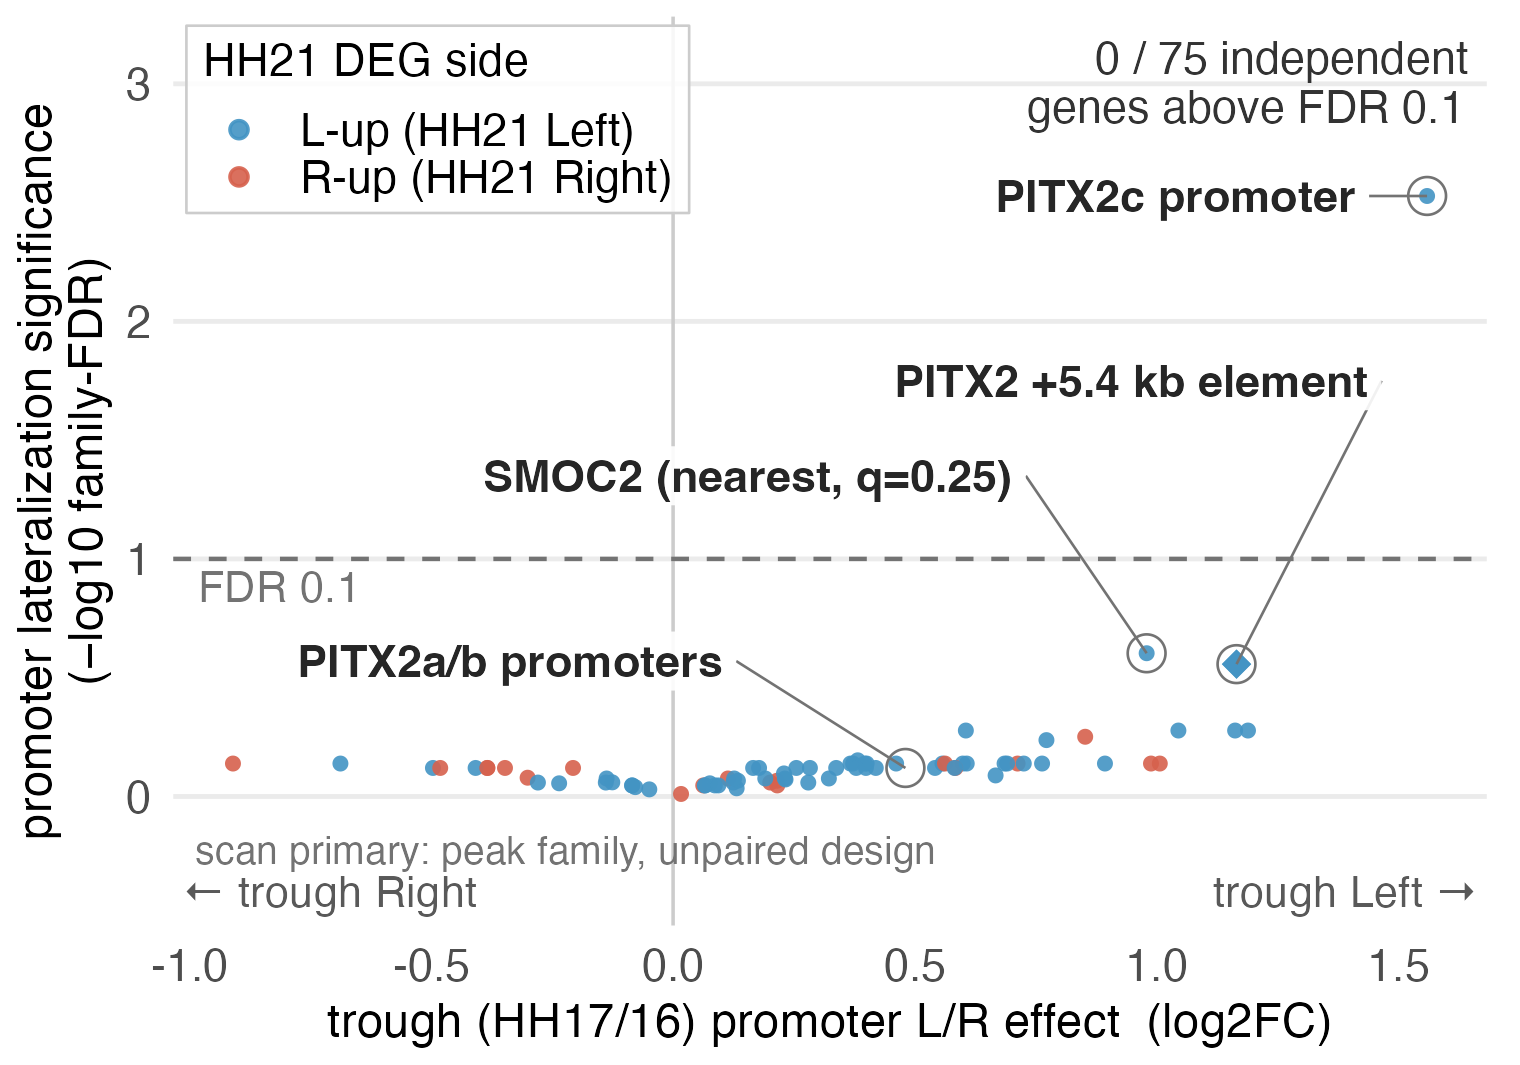

Here is the R script that generated this plot:
#!/usr/bin/env Rscript
# panel_H_cis_memory_specificity.R — figS03 panel H (cis-memory-node specificity).
#
# One volcano (the Ventral_spl HH21 lateral DEGs with a promoter in the union peak set — 79 DEGs /
# 78 testable genes on the 2026-08 seeded relabel, after the 2026-08-22 ±1 kb promoter rescue;
# 67 under the superseded containment-only rule): x = the HH17/16 (trough) promoter L/R effect
# (DESeq2 log2FC of the scan's PRIMARY design; gene = its most significant promoter); y = the
# PRIMARY-family BH-FDR significance (dashed line = FDR 0.1); colour = HH21 DEG side (blue L-up /
# red R-up). The scan writes `padj_primary` / `log2FC_primary` + `primary_family` /
# `primary_design` (default peak family, unpaired) — this panel reads those, so a family/design
# switch in the scan regenerates the panel consistently without edits here. Significance, not magnitude, drives the read. Points are circles except
# the +5.4 kb element (diamond = a flagged PITX2-locus distal reference, not a competitor).
# Full method + caveats: figures/figS03/LEGEND.md entry (H).
#
# No title/subtitle (those live in LEGEND.md). House style: B&W; blue/red only for the L/R side.
# Run: conda run -n duckfig Rscript figures/figS03/panel_H_cis_memory_specificity.R
suppressPackageStartupMessages({
  library(readr); library(dplyr); library(ggplot2); library(ggforce); library(grid)
})

HERE <- tryCatch(dirname(sub("^--file=", "", grep("^--file=", commandArgs(FALSE), value = TRUE)[1])),
                 error = function(e) "figures/figS03")
if (is.na(HERE) || !nzchar(HERE)) HERE <- "figures/figS03"
ROOT <- dirname(dirname(HERE))
SCAN <- file.path(ROOT, "figures", "data", "grn_memory_node_promoter_scan.tsv")
OUT  <- file.path(HERE, "panel_H_cis_memory_specificity.png")
lat  <- local({ source(file.path(ROOT, "figures", "_shared", "colors.R"))
                get_palette("lateral", labels = c("L", "R")) })
PADJ <- 0.10; THR <- -log10(PADJ)
nlp <- function(p) -log10(pmax(p, 1e-300))

scan <- read_tsv(SCAN, show_col_types = FALSE)
# PITX2 promoter identities come from the data, NOT hardcoded peak-id coordinates (union-peak
# boundaries shift on a peak-set rerun): the 3 reference (is_ref) rows are PITX2 a/b/c, and the
# c promoter is flagged per-PEAK by `is_pitx2c` (identity, not "whichever row has the smallest
# q" — under the paired design PITX2a wins that race). a/b are the within-locus bilateral
# control. The +5.4 kb element = the two locus ncRNAs (pitx2_locus, non-PITX2).
stopifnot(all(c("padj_primary", "log2FC_primary", "primary_family", "primary_design",
                "is_pitx2c") %in% names(scan)))
PRIM <- sprintf("%s family, %s design", scan$primary_family[1], scan$primary_design[1])
# Under the GENE family only each gene's min-p row carries a q, so a/b can be NA there. Fall
# back to the same design's PEAK-family q for the two control markers rather than dropping
# them silently (ggplot removes NA points with only a warning).
pitx2 <- scan |> filter(is_ref) |> arrange(tss) |>
  mutate(padj_marker = ifelse(is.na(padj_primary),
                              .data[[paste0("padj_family_", scan$primary_design[1])]],
                              padj_primary),
         x = log2FC_primary, y = nlp(padj_marker), e54 = FALSE)
stopifnot(nrow(pitx2) == 3L, sum(pitx2$is_pitx2c) == 1L, !anyNA(pitx2$y))
C_row <- pitx2 |> filter(is_pitx2c)                     # PITX2c promoter, by peak identity
A_row <- pitx2 |> filter(!is_pitx2c) |> slice(1)        # PITX2a (smallest TSS of the remaining)
B_row <- pitx2 |> filter(!is_pitx2c) |> slice(2)        # PITX2b
e54_genes <- scan |> filter(pitx2_locus, !is_ref) |> distinct(gene_id) |> pull(gene_id)
stopifnot(length(e54_genes) == 2L)                    # the two +5.4 kb-element ncRNAs

reps <- scan |>
  filter(!is.na(padj_primary)) |>                       # gene family: only min-p rows carry a q
  arrange(padj_primary, desc(log2FC_primary)) |>
  group_by(gene_id) |> slice(1) |> ungroup() |>
  mutate(x = log2FC_primary, y = nlp(padj_primary),
         e54 = gene_id %in% e54_genes)
ab <- bind_rows(A_row, B_row)                         # PITX2 a/b promoters (within-locus control)
# `reps` keeps one row per gene (its min-q promoter), which under the GENE family x paired design
# is PITX2a — so the c promoter would be annotated but never drawn. Add it back when absent.
c_missing <- !any(reps$peak_id == C_row$peak_id)
base <- bind_rows(reps, ab, if (c_missing) C_row else NULL)
stopifnot(any(base$peak_id == C_row$peak_id))
# always label the nearest independent gene (data-driven; NOT gated on a y threshold — the
# LEGEND names it, so it must be on the panel whatever its q is)
near <- reps |> filter(!pitx2_locus) |> slice_min(padj_primary, n = 1, with_ties = FALSE)

# a/b fall back to the peak-family q when the gene family leaves them NA; say so on the label
# rather than presenting a peak-family value on an axis labelled "primary-family FDR".
ab_suffix <- if (any(is.na(bind_rows(A_row, B_row)$padj_primary))) " (peak-family q)" else ""
mk <- bind_rows(
  C_row |> transmute(x, y, mlab = "PITX2c promoter"),
  reps  |> filter(gene_id == e54_genes[1])   |> transmute(x, y, mlab = "PITX2 +5.4 kb element"),
  # a and b sit ~0.03 log2FC apart, so two auto-routed leaders both landed in the same blob and
  # neither could be assigned to its point. The legend treats them as ONE control, so label them
  # as one at the midpoint.
  tibble(x = mean(c(A_row$x, B_row$x)), y = mean(c(A_row$y, B_row$y)),
         mlab = paste0("PITX2a/b promoters", ab_suffix)),
  # the nearest independent gene's significance is READ, never asserted in the label
  near  |> transmute(x, y, mlab = sprintf("%s (nearest, q=%.2f)", gene_id, padj_primary)))

n_indep <- sum(!reps$pitx2_locus)
# A gene competes if ANY of its promoters is lateralized-concordant — the rule the scan
# headline and the LEGEND use. Counting only each gene's min-q representative row would
# disagree with them the moment a gene's best-q promoter is the discordant one.
n_sig <- scan |> filter(classification == "lateralized_concordant", !pitx2_locus) |>
  distinct(gene_id) |> nrow()
cnt_lab <- sprintf("%d / %d independent\ngenes above FDR 0.1", n_sig, n_indep)
# fixed label anchors (lx, ly) per marked point; hj = label justification at the anchor
lab_df <- mk |> mutate(
  lx = case_when(mlab == "PITX2c promoter"       ~ x - 0.12,
                 mlab == "PITX2 +5.4 kb element" ~ x + 0.30,
                 startsWith(mlab, "PITX2a/b")    ~ x - 0.35,
                 TRUE                            ~ x - 0.25),
  ly = case_when(mlab == "PITX2c promoter"       ~ y,
                 mlab == "PITX2 +5.4 kb element" ~ THR + 0.75,
                 startsWith(mlab, "PITX2a/b")    ~ y + 0.45,
                 TRUE                            ~ THR + 0.35),
  hj = 1)

p <- ggplot(base, aes(x, y)) +
  geom_vline(xintercept = 0, colour = "grey80", linewidth = 0.4) +
  geom_hline(yintercept = THR, colour = "grey45", linewidth = 0.5, linetype = "dashed") +
  geom_point(aes(colour = group, shape = e54, size = e54), stroke = 0.6, alpha = 0.9) +
  scale_colour_manual(values = c("L-up" = lat[["L"]], "R-up" = lat[["R"]]), name = "HH21 DEG side",
                      labels = c("L-up (HH21 Left)", "R-up (HH21 Right)")) +
  scale_shape_manual(values = c(`FALSE` = 16, `TRUE` = 18), guide = "none") +
  scale_size_manual(values = c(`FALSE` = 1.4, `TRUE` = 2.9), guide = "none") +
  # ggforce auto-placed labels collide with the FDR text and the axis notes on this point
  # cloud, so labels sit at fixed offsets from their
  # points in the empty regions (above the FDR line, or above the low-q cloud), so placement is
  # deterministic.  Re-check by eye if the scan changes shape.
  ggforce::geom_mark_circle(data = mk, aes(x = x, y = y, group = mlab),
    inherit.aes = FALSE, colour = "grey45", linewidth = 0.3, expand = unit(1.6, "mm")) +
  geom_segment(data = lab_df, aes(x = lx, y = ly, xend = x, yend = y), inherit.aes = FALSE,
               colour = "grey45", linewidth = 0.3) +
  geom_label(data = lab_df, aes(x = lx, y = ly, label = mlab, hjust = hj), inherit.aes = FALSE,
             size = 3.8, fontface = "bold", colour = "grey15", fill = alpha("white", 0.9),
             label.size = 0) +
  annotate("text", x = -Inf, y = THR, label = "  FDR 0.1", colour = "grey45", size = 3.7, hjust = 0, vjust = 1.4) +
  # count label anchored to the DATA range (a fixed y sat under the legend box once the y-range shrank)
  annotate("text", x = Inf, y = Inf, label = cnt_lab, hjust = 1.05, vjust = 1.3, size = 3.8, colour = "grey20", lineheight = 0.9) +
  annotate("text", x = -Inf, y = -Inf, label = paste0("scan primary: ", PRIM), hjust = -0.03, vjust = -2.2, size = 3.3, colour = "grey45") +
  annotate("text", x = Inf, y = -Inf, label = "trough Left →", hjust = 1.03, vjust = -0.6, size = 3.7, colour = "grey35") +
  annotate("text", x = -Inf, y = -Inf, label = "← trough Right", hjust = -0.03, vjust = -0.6, size = 3.7, colour = "grey35") +
  scale_y_continuous(expand = expansion(mult = c(0.22, 0.3))) +
  labs(x = "trough (HH17/16) promoter L/R effect  (log2FC)",
       y = "promoter lateralization significance\n(−log10 family-FDR)") +
  coord_cartesian(clip = "off") +
  # PNAS final font pass (2026-10): 300 dpi (compositor assumes 300) at the
  # Fig 5 left-column width, so this prints at x0.653; text >= ~7 pt printed.
  theme_minimal(base_size = 12) +
  theme(panel.grid.minor = element_blank(), panel.grid.major.x = element_blank(),
        axis.text = element_text(size = 10.8),
        axis.title = element_text(size = 11.5, lineheight = 0.9),
        plot.margin = margin(4, 8, 4, 4),
        legend.position = c(0.01, 0.99), legend.justification = c(0, 1),
        legend.background = element_rect(fill = alpha("white", 0.85), colour = "grey80", linewidth = 0.3),
        legend.title = element_text(size = 11), legend.text = element_text(size = 10.8),
        legend.key.height = unit(0.4, "cm"), legend.margin = margin(3, 4, 3, 4))
ggsave(OUT, p, width = 5.067, height = 3.55, dpi = 300); cat("->", OUT, "\n")
